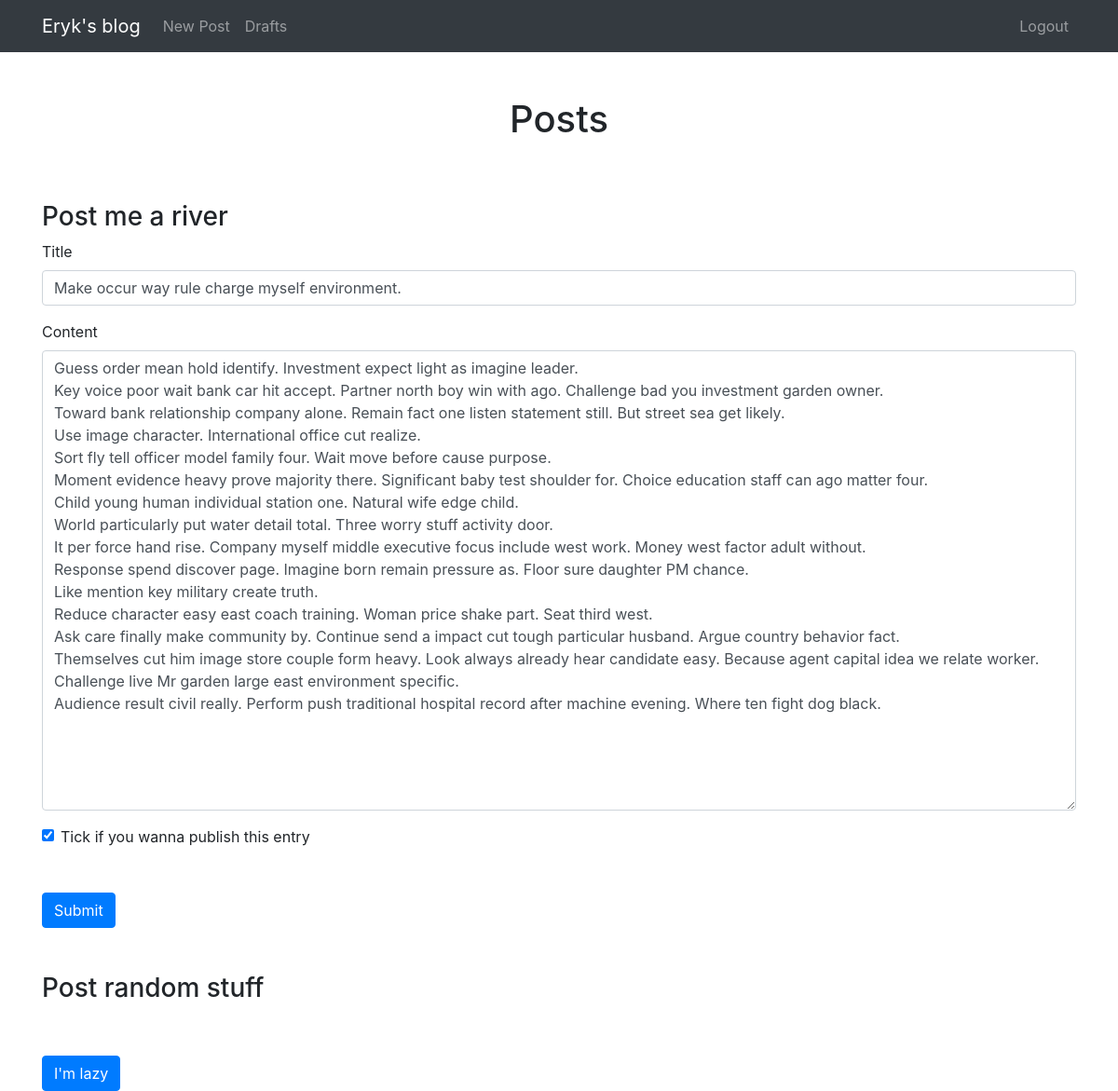
Screenshot of /edit-post/36 (signed in) with the database file from the repository.
### blog/models.py (models this page shows)
class Entry(db.Model):
    id = db.Column(db.Integer, primary_key=True)
    title = db.Column(db.String(80), nullable=False)
    body = db.Column(db.Text, nullable=False)
    pub_date = db.Column(db.DateTime, nullable=False,
        default=datetime.datetime.utcnow)
    is_published = db.Column(db.Boolean, default=False)

### blog/routes.py (the view)
@app.route("/edit-post/<int:entry_id>", methods=['GET', 'POST'])
@login_required
def edit_entry(entry_id):
    entry = Entry.query.filter_by(id=entry_id).first_or_404()
    form = EntryForm(obj=entry)
    return create_or_edit_entry(entry_id, entry, form)

### blog/forms.py
class EntryForm(FlaskForm):
    title = StringField('Title', validators=[DataRequired()])
    body = TextAreaField('Content', validators=[DataRequired()])
    is_published = BooleanField('Is published?')

### blog/routes.py (called while the page is built, shortened)
def create_or_edit_entry(entry_id, entry, form):
    errors = None
    return render_template(
        'entry_form.html', form=form, errors=errors, entry_id=entry_id)

def login_required(view_func):
    @functools.wraps(view_func)
    def check_permissions(*args, **kwargs):
        if session.get('logged_in'):
            return view_func(*args, **kwargs)
        return redirect(url_for('login', next=request.path))
    return check_permissions

### blog/templates/entry_form.html (shortened to what this page needs)
{% extends "index.html" %}
{% block content %}
<h3 class="mt-5">Post me a river</h3>
<form method="POST" action="">
    <div class="form-group">
        <label for="title">Title</label>
        {{ form.title(class_="form-control") }}
    </div>
    <div class="form-group">
        <label for="body">Content</label>
        {{ form.body(class_="form-control", cols="100", rows="20") }}
    </div>
    <div class="form-check">
        {{ form.is_published(class_="form-check-input") }}
        <label class="form-check-label" for="is_published">Tick if you wanna publish this entry</label>
    </div>
    <button type="submit" class="btn btn-primary mt-5">Submit</button>
</form>
<h3 class="mt-5">Post random stuff</h3>
<form method="POST" action="/random/{{ entry_id }}">
    <button type="submit" class="btn btn-primary mt-5">I'm lazy</button>
</form>
{% endblock %}

### rows the page displays
Entry: title "Make occur way rule charge myself environment.", body "Guess order mean hold identify. Investment expect light as imagine leader. Key voice poor wait bank car hit accept. Partner north boy win with ago. Challenge bad you investment garden owner. Toward bank relationship company alone. Remain fact one listen statement still. But street sea get likely. Use image character. International office cut realize. Sort fly tell officer model family four. Wait move before cause purpose. Moment evidence heavy prove majority there. Significant baby test shoulder for. Choice education staff can ago matter four. Child young human individual station one. Natural wife edge child. World particularly put water detail total. Three worry stuff activity door. It per…", is_published "☑"
